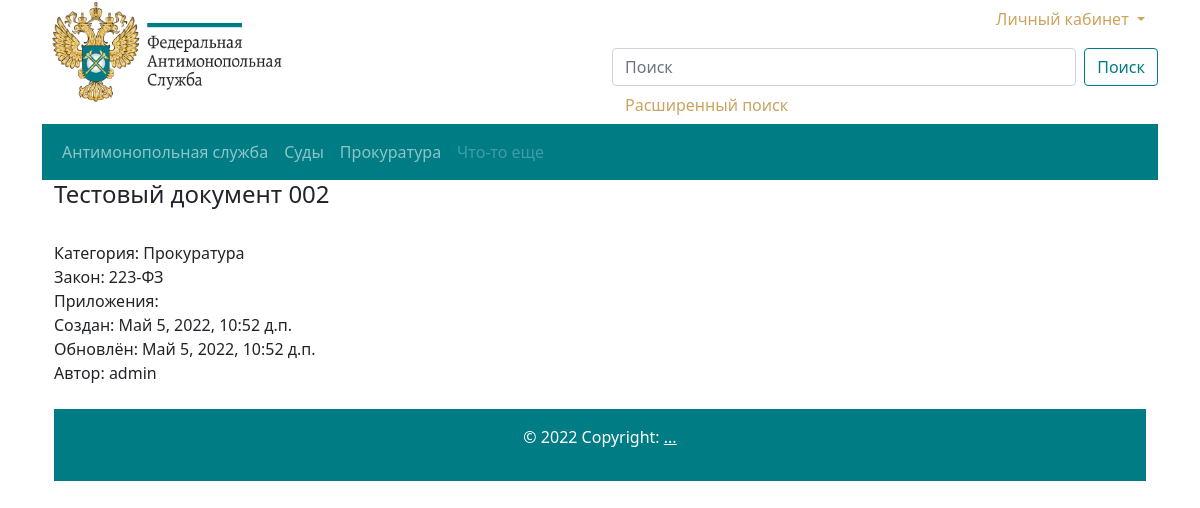
/document/testovyj-dokument-002/, run on the app's committed database.
### base/models.py (models this page shows, shortened)
class Document(models.Model):
    title = models.CharField(verbose_name="Заголовок", max_length=250)
    slug = models.SlugField("Ссылка", max_length=250, unique=True)
    user = models.ForeignKey(User,
                             verbose_name="Пользователь",
                             on_delete=models.CASCADE)
    category = models.ForeignKey(
        Category, verbose_name="Категория", related_name="categories",
        on_delete=models.CASCADE)
    law = models.ManyToManyField(
        Law, verbose_name="Закон",
        blank=True)
    text = models.TextField(verbose_name="Текст", blank=True, null=True)
    date_create = models.DateTimeField(
        auto_now_add=True, verbose_name="Дата создания")
    date_update = models.DateTimeField(
        auto_now=True, verbose_name="Дата обновления")
    class Meta:
        verbose_name = "Документ"
        verbose_name_plural = "Документы"

class Category(models.Model):
    title = models.CharField(verbose_name="Категория", max_length=250)
    slug = models.SlugField("Ссылка", max_length=250, unique=True)
    class Meta:
        verbose_name = "Категория"
        verbose_name_plural = "Категории"

class Law(models.Model):
    title = models.CharField(verbose_name="Закон", max_length=250)
    shorttitle = models.CharField(
        verbose_name="Сокращенное название закона", max_length=50)
    slug = models.SlugField("Ссылка", max_length=250, unique=True)
    class Meta:
        verbose_name = "Закон"
        verbose_name_plural = "Законы"

### base/views.py (the view)
# urls.py: path('document/<str:slug>/', views.document_detail_view, name='document'),
def document_detail_view(request, slug):
    document = get_object_or_404(Document, slug=slug)
    files = File.objects.filter(document=document)
    laws = Law.objects.filter(document=document)
    context = {
        'document': document,
        'files': files,
        'laws': laws
    }
    return render(request, 'base/document_detail.html', context)

### base/templates/base/document_detail.html (shortened to what this page needs)
{% extends 'base.html' %}
{% load static %}
{% block content %}
    <h4 class="card-title">
        {{document.title}}
    </h4>    <br>
    Категория: {{document.category.title}}<br>
    Закон:
    {% for l in laws %}
        {{l.title}}
    {% endfor %}
    <br>
    Приложения:
    <br>
    Создан: {{document.date_create}}    <br>
    Обновлён: {{document.date_update}}    <br>
    Автор: {{document.user}}
{% endblock content %}

### data on the page
Document: title "Тестовый документ 002", category "Прокуратура", date_create "Май 5, 2022, 10:52 д.п.", date_update "Май 5, 2022, 10:52 д.п.", user "admin"
Law: title "223-ФЗ"
